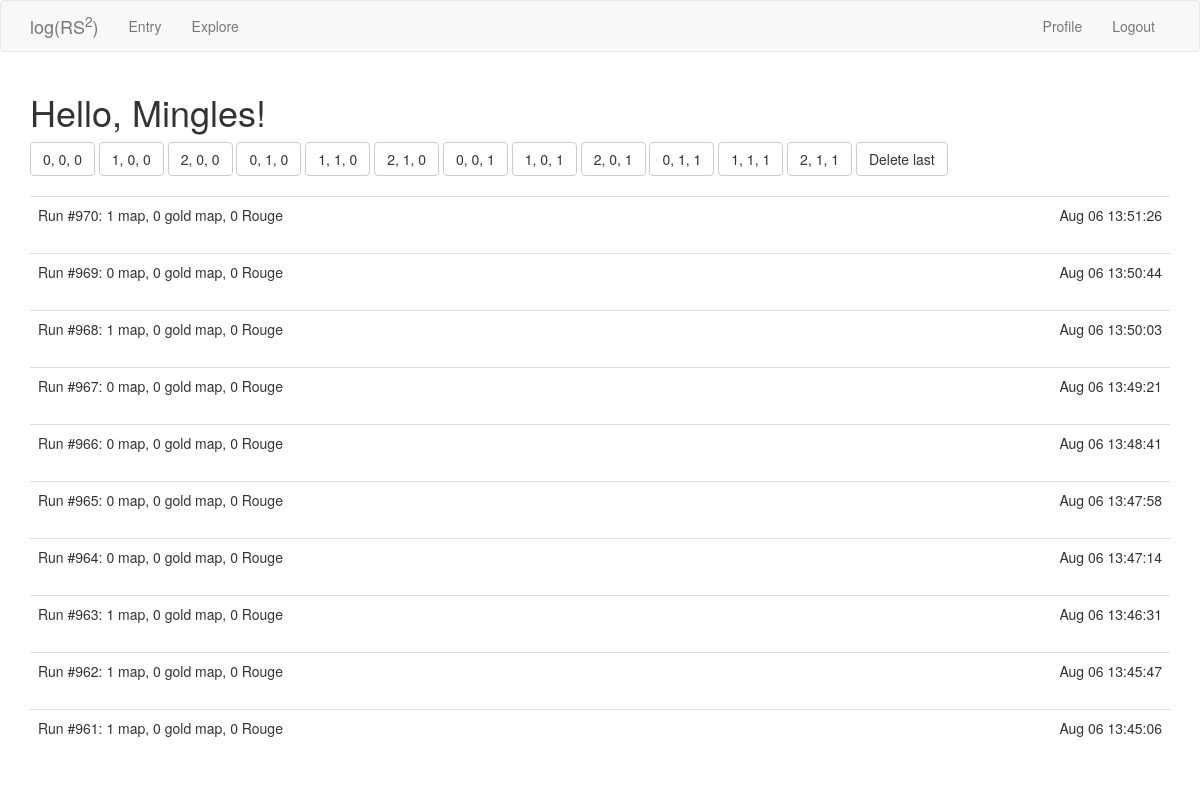
Before: /entry (signed in) with the older database file.
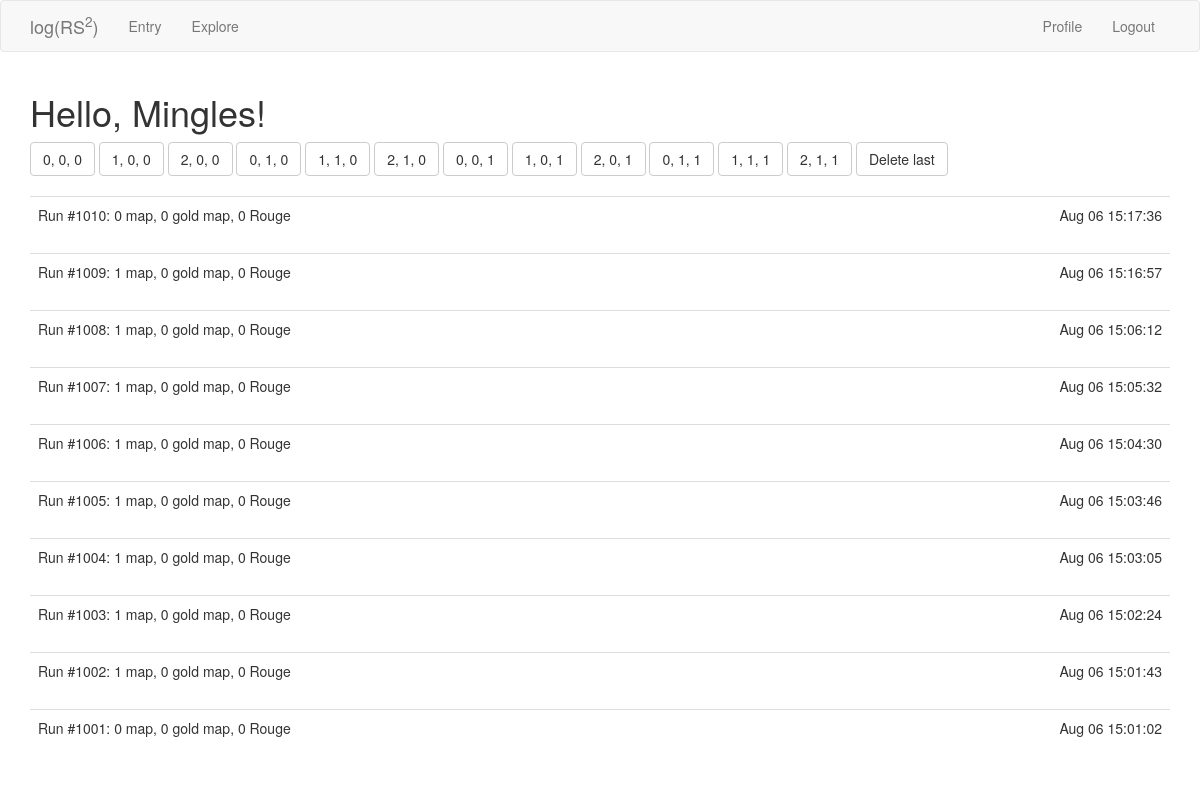
After: the same page with the newer database file.
### app/models.py (models this page shows, shortened)
class MapDrop(db.Model):
    id = db.Column(db.Integer, primary_key=True)
    map = db.Column(db.Integer)
    gold_map = db.Column(db.Integer)
    rouge = db.Column(db.Integer)
    time = db.Column(db.DateTime, index=True, default=datetime.utcnow)
    user_id = db.Column(db.Integer, db.ForeignKey('user.id'))
    run = db.Column(db.Integer)

### app/routes.py (the view, shortened to what this page needs)
@app.route('/entry', methods=['GET', 'POST'])
@login_required
def entry():
    mapdrops = current_user.map_drops.order_by(MapDrop.time.desc()).limit(app.config['MAPDROPS_PER_PAGE']).all()
    form = MapDropForm()
    return render_template('entry.html', title='Entry', mapdrops=mapdrops, form=form)

### app/forms.py
class MapDropForm(FlaskForm):
    m0g0r0 = SubmitField('0, 0, 0')
    m1g0r0 = SubmitField('1, 0, 0')
    m2g0r0 = SubmitField('2, 0, 0')
    m0g1r0 = SubmitField('0, 1, 0')
    m1g1r0 = SubmitField('1, 1, 0')
    m2g1r0 = SubmitField('2, 1, 0')
    m0g0r1 = SubmitField('0, 0, 1')
    m1g0r1 = SubmitField('1, 0, 1')
    m2g0r1 = SubmitField('2, 0, 1')
    m0g1r1 = SubmitField('0, 1, 1')
    m1g1r1 = SubmitField('1, 1, 1')
    m2g1r1 = SubmitField('2, 1, 1')
    delete = SubmitField('Delete last')

### app/models.py (called while the page is built)
@login.user_loader
def load_user(id):
    return User.query.get(int(id))

### app/routes.py (called while the page is built)
@app.before_request
def before_request():
    if current_user.is_authenticated:
        current_user.last_seen = datetime.utcnow()
        db.session.commit()

### app/templates/entry.html (shortened to what this page needs)
{% extends "base.html" %}
{% import "bootstrap/wtf.html" as wtf %}
{% block app_content %}
    {% if not user_unknown %}
        <h1>Hello, {{ current_user.username }}!</h1>
    {% endif %}
    {% if form %}
        {{ wtf.quick_form(form) }}
        <br>
    {% endif %}
    {% for mapdrop in mapdrops %}
        {% include "_mapdrop.html" %}
    {% endfor %}
{% endblock %}

### app/templates/_mapdrop.html (shortened to what this page needs)
<table class="table table-hover">
    <tr>
        <td>
            Run #{{ mapdrop.run }}:
            {{ mapdrop.map }} map, {{ mapdrop.gold_map }} gold map, {{ mapdrop.rouge }} Rouge
        </td>
        <td align="right">
            {{ moment(mapdrop.time).format('MMM DD HH:mm:ss') }}
        </td>
    </tr>
</table>

Changed rows visible on the page:
no longer on this page (row unchanged): MapDrop: run "970", map "1", gold_map "0", rouge "0", time "Aug 06 13:51:26"
no longer on this page (row unchanged): MapDrop: run "969", map "0", gold_map "0", rouge "0", time "Aug 06 13:50:44"
no longer on this page (row unchanged): MapDrop: run "968", map "1", gold_map "0", rouge "0", time "Aug 06 13:50:03"
no longer on this page (row unchanged): MapDrop: run "967", map "0", gold_map "0", rouge "0", time "Aug 06 13:49:21"
no longer on this page (row unchanged): MapDrop: run "966", map "0", gold_map "0", rouge "0", time "Aug 06 13:48:41"
no longer on this page (row unchanged): MapDrop: run "965", map "0", gold_map "0", rouge "0", time "Aug 06 13:47:58"
no longer on this page (row unchanged): MapDrop: run "964", map "0", gold_map "0", rouge "0", time "Aug 06 13:47:14"
no longer on this page (row unchanged): MapDrop: run "963", map "1", gold_map "0", rouge "0", time "Aug 06 13:46:31"
no longer on this page (row unchanged): MapDrop: run "962", map "1", gold_map "0", rouge "0", time "Aug 06 13:45:47"
no longer on this page (row unchanged): MapDrop: run "961", map "1", gold_map "0", rouge "0", time "Aug 06 13:45:06"
added MapDrop: run "1010", map "0", gold_map "0", rouge "0", time "Aug 06 15:17:36"
added MapDrop: run "1009", map "1", gold_map "0", rouge "0", time "Aug 06 15:16:57"
added MapDrop: run "1008", map "1", gold_map "0", rouge "0", time "Aug 06 15:06:12"
added MapDrop: run "1007", map "1", gold_map "0", rouge "0", time "Aug 06 15:05:32"
added MapDrop: run "1006", map "1", gold_map "0", rouge "0", time "Aug 06 15:04:30"
added MapDrop: run "1005", map "1", gold_map "0", rouge "0", time "Aug 06 15:03:46"
added MapDrop: run "1004", map "1", gold_map "0", rouge "0", time "Aug 06 15:03:05"
added MapDrop: run "1003", map "1", gold_map "0", rouge "0", time "Aug 06 15:02:24"
added MapDrop: run "1002", map "1", gold_map "0", rouge "0", time "Aug 06 15:01:43"
added MapDrop: run "1001", map "0", gold_map "0", rouge "0", time "Aug 06 15:01:02"
